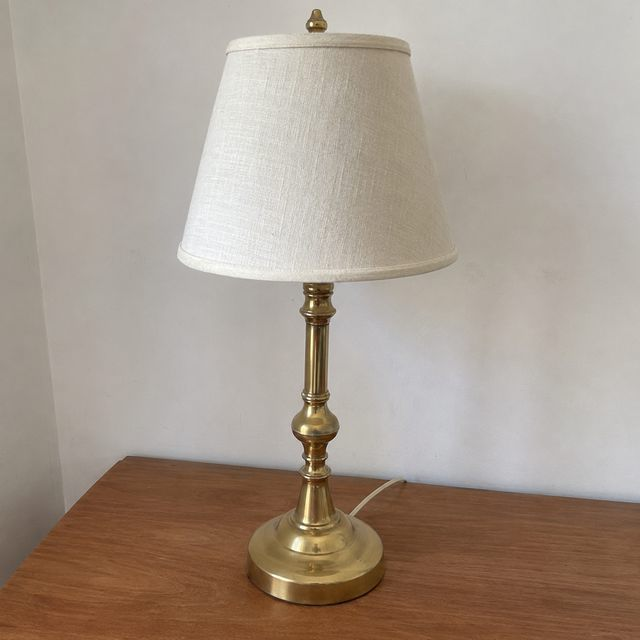
#> input picture assets/demo-items/brass-lamp.jpg, 640 x 640 px, given in place of j_src.jpg, which was not available
$ python run_real.py ../../../../assets/demo-items/brass-lamp.jpg   (older library calls are emulated)
#> lines starting #> are read from the running program, lines starting #| are printed output that depends on the picture; after the words box and inside, x2 and y2 are one past the last pixel; in counts of white or black regions, pixels touching at a corner belong together
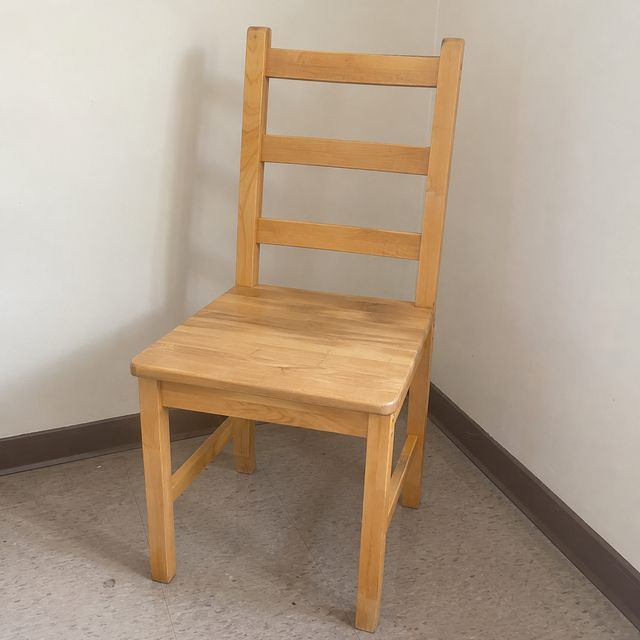
#> input picture assets/demo-items/ikea-chair.jpg, 640 x 640 px, given in place of j_studio.png, which was not available
### research/studio/ben/prototype/seeded_faults.py
"""Seeded-fault test for the gate: known-good and known-bad 'renders' made from a
real photo, so we know the right answer for each (the evaluator must reject the
faults and pass the benign relights). Run: python3 seeded_faults.py <assets dir>"""
import sys, json
import cv2
import numpy as np
from color import srgb_to_linear, linear_to_srgb, white_reference_gain, apply_gain
from gate import gate

A = sys.argv[1] if len(sys.argv) > 1 else "../../../../../assets/demo-items"
rng = np.random.default_rng(0)


def load(name):
    return cv2.cvtColor(cv2.imread(f"{A}/{name}"), cv2.COLOR_BGR2RGB)


def item_mask(img, inset=20):
#> called with inset = 20
    m = np.zeros(img.shape[:2], np.uint8)
    bg, fg = np.zeros((1, 65)), np.zeros((1, 65))
    r = (inset, inset, img.shape[1] - 2 * inset, img.shape[0] - 2 * inset)
#> r = (20, 20, 600, 600)
    cv2.grabCut(cv2.cvtColor(img, cv2.COLOR_RGB2BGR), m, r, bg, fg, 5, cv2.GC_INIT_WITH_RECT)
    m = np.where((m == 1) | (m == 3), 1, 0).astype(np.uint8)
    # fill holes: GrabCut drops bright logo patches and tags as "background"
    ff = m.copy(); h, w = m.shape
#> after `h, w = m.shape`: h = 640; w = 640
    cv2.floodFill(ff, np.zeros((h + 2, w + 2), np.uint8), (0, 0), 1)
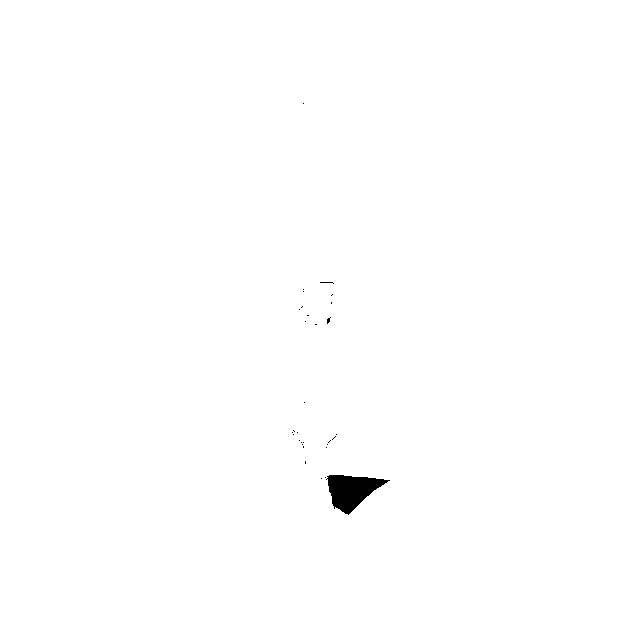
#> ff: shape (640, 640); values 0 (black) and 1 (white), 99.6% white; 31 black regions (30 under 20 px), largest, box (x1, y1, x2, y2) and area: (326, 475, 390, 515) 1393
    m = m | (1 - ff)
    return cv2.erode(m, np.ones((9, 9), np.uint8))


def relight(img, mask, gain=(1.08, 1.0, 0.86), grad=0.35, bg=(236, 236, 232)):
    """Benign: new light colour, a soft directional falloff, new background,
    slight rotation and scale. This is roughly what a faithful render does."""
    lin = srgb_to_linear(img) * np.array(gain)
    h, w = mask.shape
    ramp = np.linspace(1 + grad / 2, 1 - grad / 2, w)[None, :, None]
    lin = lin * ramp
    out = linear_to_srgb(lin)
    out[mask == 0] = bg
    M = cv2.getRotationMatrix2D((w / 2, h / 2), 3.0, 0.96)
    out = cv2.warpAffine(out, M, (w, h), borderValue=bg)
    return cv2.GaussianBlur(out, (3, 3), 0.6)


def paint_out(img, box):
    x, y, w, h = box
    m = np.zeros(img.shape[:2], np.uint8); m[y:y + h, x:x + w] = 255
    return cv2.cvtColor(cv2.inpaint(cv2.cvtColor(img, cv2.COLOR_RGB2BGR), m, 7, cv2.INPAINT_TELEA), cv2.COLOR_BGR2RGB)


def hue_shift(img, mask, deg=18):
    hsv = cv2.cvtColor(img, cv2.COLOR_RGB2HSV)
    hsv[..., 0] = np.where(mask == 1, (hsv[..., 0].astype(int) + deg // 2) % 180, hsv[..., 0])
    return cv2.cvtColor(hsv, cv2.COLOR_HSV2RGB)


CASES = {
    "carhartt-jacket.jpg": dict(
        protected={"chest_patch": (382, 254, 34, 30), "collar_label": (300, 90, 34, 30),
                   "zip_pocket": (350, 218, 96, 24)},
        faults={"logo_removed": ("chest_patch",), "label_removed": ("collar_label",)}),
    "levis-501.jpg": dict(protected={}, faults={}),
    "nike-dunks.jpg": dict(
        protected={"toe_scuff": (212, 392, 44, 40), "swoosh_right": (400, 360, 90, 50)},
        faults={"defect_removed": ("toe_scuff",), "swoosh_removed": ("swoosh_right",)}),
}

def main():
    results = []
    for name, c in CASES.items():
        src = load(name)
        mask = item_mask(src)
        variants = {
            "benign_relight": relight(src, mask),
            "benign_cool_light": relight(src, mask, gain=(0.85, 0.95, 1.12), grad=0.5),
            "color_shift": relight(hue_shift(src, mask), mask),
            "reframed": cv2.flip(relight(src, mask), 1)[:, ::1][40:600, 40:600],
        }
        for fname, regions in c["faults"].items():
            bad = src.copy()
            for r in regions:
                bad = paint_out(bad, c["protected"][r])
            variants[fname] = relight(bad, mask)
        for vname, r in variants.items():
            r = cv2.resize(r, (src.shape[1], src.shape[0]))
            cast = (0.85, 0.95, 1.12) if vname == "benign_cool_light" else (1.08, 1.0, 0.86)
            out = gate(src, r, mask, c["protected"], preset_cast=cast)
            expect = "pass" if vname.startswith("benign") else "reject"
            if vname == "color_shift":
                # a hue shift on a grey item is invisible; expect a reject only when
                # the seeded change is itself visible (truth dE over the threshold)
                from lab import rgb2lab, deltaE_ciede2000
                mm = mask.astype(bool)
                truth = float(np.median(deltaE_ciede2000(rgb2lab(src[mm][None]), rgb2lab(hue_shift(src, mask)[mm][None]))))
                expect = "reject" if truth > 4.5 else "pass"
                vname = f"color_shift(truth_dE={truth:.1f})"
            got = "pass" if out["verdict"] == "pass" else "reject"
            row = {"item": name, "variant": vname, "expect": expect, "got": got,
                   "verdict": out["verdict"],
                   **{k: round(v[0], 3) for k, v in out.items() if isinstance(v, tuple)}}
            results.append(row)
            cv2.imwrite(f"out/{name[:-4]}__{vname}.jpg", cv2.cvtColor(r, cv2.COLOR_RGB2BGR))

    # white-card correction check: add a known cast, put a card in frame, recover it
    src = load("carhartt-jacket.jpg")
    card = np.zeros(src.shape[:2], np.uint8); card[560:620, 20:110] = 1
    truth = src.copy(); truth[card == 1] = (200, 200, 200)
    cast = apply_gain(truth, np.array([1.25, 1.0, 0.7]))
    fixed = apply_gain(cast, white_reference_gain(cast, card, target_lum=float(srgb_to_linear(np.uint8([[200]]))[0, 0])))
    from lab import rgb2lab, deltaE_ciede2000
    m = card == 0
    de_cast = float(np.median(deltaE_ciede2000(rgb2lab(truth[m][None]), rgb2lab(cast[m][None]))))
    de_fix = float(np.median(deltaE_ciede2000(rgb2lab(truth[m][None]), rgb2lab(fixed[m][None]))))
    results.append({"item": "carhartt-jacket.jpg", "variant": "white_card_correction",
                    "median_dE_with_cast": round(de_cast, 2), "median_dE_after_card": round(de_fix, 2)})

    print(json.dumps(results, indent=1))
    ok = all(r.get("expect") == r.get("got") for r in results if "expect" in r)
    print("ALL AS EXPECTED" if ok else "MISMATCHES ABOVE")


# [2 lines that do not run on import are left out]

### research/studio/ben/prototype/gate.py
"""Fidelity gate prototype: does a render still show the same item?

The render is required to keep the original framing (relight in place), so the
item is aligned with a feature-matched homography. Then four deterministic
checks run; each returns a number and a pass/fail against a threshold.

  chroma   item color, after removing the render's global light change
  struct   item structure (seams, print, stains), lighting-invariant
  regions  every protected box (logo, tag, each confirmed defect) on its own
  align    whether the render kept the framing at all

A VLM judge (Decisions API predicates) runs beside this; see the plan.
"""
import cv2
import numpy as np
from lab import rgb2lab, deltaE_ciede2000
from color import srgb_to_linear, linear_to_srgb

THRESH = dict(
    align_inliers=0.60,     # share of matches that agree with one homography (0.35 let a mirrored pair of shoes through)
    chroma_de=4.5,          # median CIEDE2000 inside the item after light normalisation;
                            # benign relights scored 1.5-3.1, an 18 degree hue shift on denim 5.7 (3 items only)
    struct_floor=0.55,      # worst 5% of item tiles: gradient-orientation agreement
    region_floor=0.60,      # each protected box: same measure
    shape_skew=0.02,        # the render may turn and scale the item evenly, never stretch it. Alignment alone let a 4% stretch
                            # through. On Ben's 19 photos (scripts/bench/gate.py) a 4% stretch read 0.032 or more, and 36 of
                            # 38 honest relights 0.014 or less; set on those same photos, so not yet a held-out result
    background_floor=0.75,  # touch-up only: median tile agreement outside the item;
                            # 4 touch-ups on Seedream 5.0 Pro scored 0.89-0.94 (a proposal, not calibrated on scene swaps)
)


def _gray(u8):
    return cv2.cvtColor(u8, cv2.COLOR_RGB2GRAY)
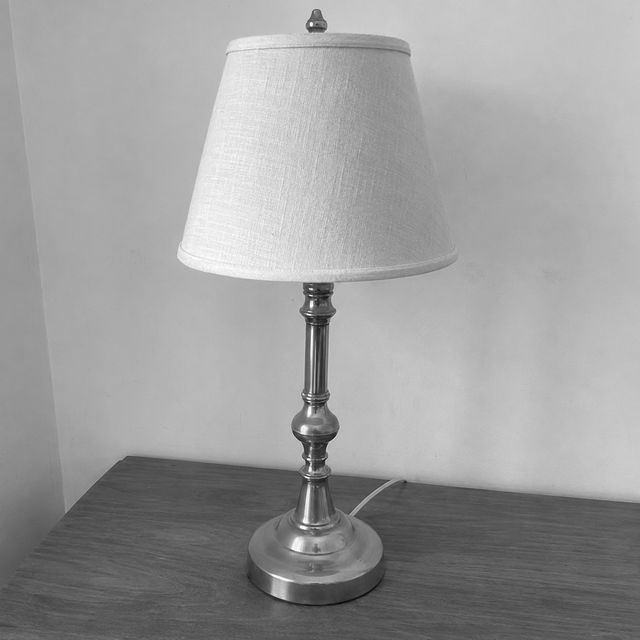
#> returned value: shape (640, 640); min 10, max 255, mean 156.2


def align(src, dst, mask):
    """Homography taking src pixels onto dst. Returns H and inlier share."""
    sift = cv2.SIFT_create(4000)
    k1, d1 = sift.detectAndCompute(_gray(src), mask.astype(np.uint8) * 255)
#> k1 = 143 keypoints; strongest (x, y, size): (311, 289, 1.9), (304, 430, 6), (297, 544, 9.7), (305, 520, 4.3)
    k2, d2 = sift.detectAndCompute(_gray(dst), None)
#> in _gray (call 2), `return cv2.cvtColor(u8, cv2.COLOR_RGB2GRAY)`:
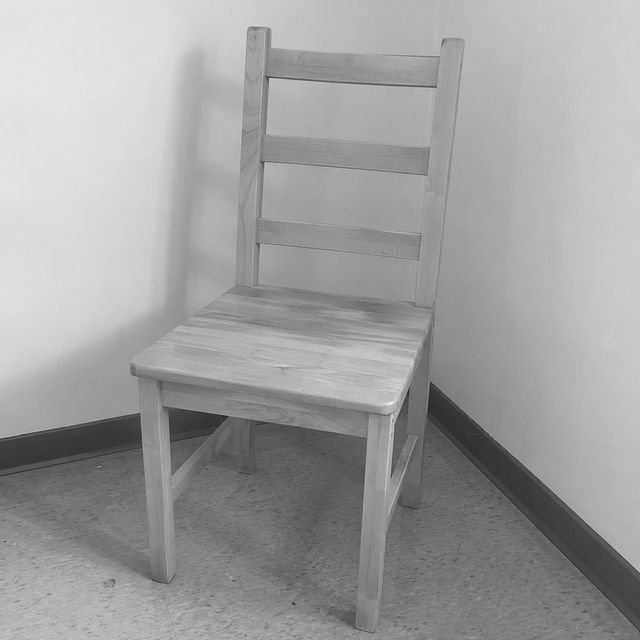
#> returned value: shape (640, 640); min 28, max 245, mean 159.6
#> k2 = 100 keypoints; strongest (x, y, size): (270, 79, 1.8), (114, 438, 34.2), (444, 422, 49.5), (267, 77, 3.1)
    if d1 is None or d2 is None or len(k1) < 12 or len(k2) < 12:
        return None, 0.0
    m = cv2.BFMatcher().knnMatch(d1, d2, k=2)
#> m = 143 matches
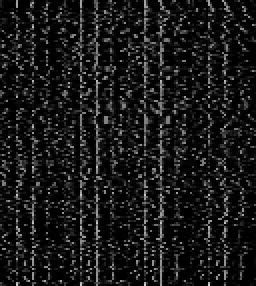
#> d1: shape (143, 128) float32 (shown 2 times larger); min 0, max 207, mean 24.1
    good = [a for a, b in (p for p in m if len(p) == 2) if a.distance < 0.75 * b.distance]
#> good = 1 matches
    if len(good) < 12:
        return None, 0.0
    p1 = np.float32([k1[g.queryIdx].pt for g in good])
    p2 = np.float32([k2[g.trainIdx].pt for g in good])
    H, inl = cv2.findHomography(p1, p2, cv2.RANSAC, 4.0)
    return H, float(inl.sum()) / len(good) if H is not None else 0.0


def warp(img, H, shape):
    return cv2.warpPerspective(img, H, (shape[1], shape[0]), flags=cv2.INTER_LINEAR)


def normalise_light(src, dst, mask, preset_cast=(1.0, 1.0, 1.0)):
    """Undo the light the preset declared, plus one brightness scalar.

    A free per-channel gain would also undo a real colour change on a one-colour
    item (brown jacket turned olive is indistinguishable from olive light), so
    only the preset's known cast is removed. Studio declares neutral light.
    """
    m = mask.astype(bool)
    ls = srgb_to_linear(src)
    ld = srgb_to_linear(dst) / np.array(preset_cast)
    lum = np.array([0.2126, 0.7152, 0.0722])
    s = np.median(ls[m] @ lum) / max(np.median(ld[m] @ lum), 1e-4)
    return linear_to_srgb(ld * s)


def chroma_delta(src, dst, mask):
    m = mask.astype(bool)
    de = deltaE_ciede2000(rgb2lab(src[m][None]), rgb2lab(dst[m][None]))
    return float(np.median(de))


def _orient(u8):
    g = cv2.GaussianBlur(_gray(u8).astype(np.float32), (0, 0), 1.2)
    gx, gy = cv2.Sobel(g, cv2.CV_32F, 1, 0), cv2.Sobel(g, cv2.CV_32F, 0, 1)
    return gx, gy


def tile_structure(src, dst, mask, tile=32):
    """Per-tile agreement of gradient fields (normalised cross-correlation of gx, gy).

    Gradient direction survives a change of light much better than raw
    intensity, but vanishes when a logo, seam or stain is painted out.
    Tiles with almost no texture in the source are skipped (they carry no evidence).
    """
    sx, sy = _orient(src)
    dx, dy = _orient(dst)
    h, w = mask.shape
    scores = []
    for y in range(0, h - tile + 1, tile // 2):
        for x in range(0, w - tile + 1, tile // 2):
            if mask[y:y + tile, x:x + tile].mean() < 0.9:
                continue
            a = np.stack([sx[y:y + tile, x:x + tile], sy[y:y + tile, x:x + tile]]).ravel()
            b = np.stack([dx[y:y + tile, x:x + tile], dy[y:y + tile, x:x + tile]]).ravel()
            if np.linalg.norm(a) < 1e-3 * a.size * 4:
                continue
            scores.append(((y, x), float(a @ b / (np.linalg.norm(a) * np.linalg.norm(b) + 1e-6))))
    return scores


def region_score(src, dst, box):
    x, y, w, h = box
    s = tile_structure(src[y:y + h, x:x + w], dst[y:y + h, x:x + w],
                       np.ones((h, w), np.uint8), tile=min(16, w, h))
    return float(np.median([v for _, v in s])) if s else 0.0


def gate(src, render, mask, protected, preset_cast=(1.0, 1.0, 1.0), keep_background=False):
    """src: color-corrected original (RGB u8). render: generated image (RGB u8),
    resized to src. mask: item mask on src. protected: {name: (x,y,w,h)} on src."""
    out = {}
    H, inl = align(src, render, mask)
#> inl = 0
    out["align"] = (inl, inl >= THRESH["align_inliers"])
    if H is None or inl < THRESH["align_inliers"]:
        out["verdict"] = "reject: framing changed, cannot verify"
        return out
    # alignment would undo a stretch, so the stretch is read off the alignment itself: an even scale has equal singular values
    sv = np.linalg.svd(H[:2, :2] / H[2, 2], compute_uv=False)
    skew = float(sv[0] / sv[1] - 1)
    out["shape"] = (skew, skew <= THRESH["shape_skew"])
    # bring render into the source frame
    back = warp(render, np.linalg.inv(H), src.shape)
    valid = warp(np.ones(render.shape[:2], np.uint8), np.linalg.inv(H), src.shape)
    m = (mask.astype(bool) & valid.astype(bool)).astype(np.uint8)
    norm = normalise_light(src, back, m, preset_cast)
    de = chroma_delta(src, norm, m)
    out["chroma"] = (de, de <= THRESH["chroma_de"])
    tiles = tile_structure(src, back, m)
    worst = float(np.percentile([v for _, v in tiles], 5)) if tiles else 0.0
    out["struct"] = (worst, worst >= THRESH["struct_floor"])
    for name, box in protected.items():
        r = region_score(src, back, box)
        out[f"region:{name}"] = (r, r >= THRESH["region_floor"])
    if keep_background:  # touch-up rule: the floor or wall the person shot on must still be there
        bg = ((~mask.astype(bool)) & valid.astype(bool)).astype(np.uint8)
        bt = tile_structure(src, back, bg)
        b = float(np.median([v for _, v in bt])) if bt else 0.0
        out["background"] = (b, b >= THRESH["background_floor"])
    fails = [k for k, v in out.items() if isinstance(v, tuple) and not v[1]]
    out["verdict"] = "pass" if not fails else "reject: " + ", ".join(fails)
    out["_worst_tiles"] = sorted(tiles, key=lambda t: t[1])[:5]
    return out

### research/studio/ben/prototype/run_real.py
"""Run the gate on real Seedream renders against their source photos.
Usage: python3 run_real.py <dir with j_src.jpg, d_src.jpg and renders>"""
import sys, json
import cv2, numpy as np
from gate import gate
from seeded_faults import item_mask, CASES  # reuses the same masks and protected boxes

D = sys.argv[1]
JOBS = [  # (source, render, preset light cast declared by the preset)
    ("carhartt-jacket.jpg", "j_src.jpg", "j_studio.png", (1, 1, 1)),
    ("carhartt-jacket.jpg", "j_src.jpg", "j_inpaint.png", (1, 1, 1)),
    ("carhartt-jacket.jpg", "j_src.jpg", "j_garage.png", (0.95, 1.0, 1.05)),
    ("carhartt-jacket.jpg", "j_src.jpg", "j_hanger.png", (1, 1, 1)),
    ("nike-dunks.jpg", "d_src.jpg", "d_studio.png", (1, 1, 1)),
    ("nike-dunks.jpg", "d_src.jpg", "d_home.png", (1.10, 1.0, 0.85)),
]
for key, s, r, cast in JOBS:
    src = cv2.cvtColor(cv2.imread(f"{D}/{s}"), cv2.COLOR_BGR2RGB)
    ren = cv2.cvtColor(cv2.imread(f"{D}/{r}"), cv2.COLOR_BGR2RGB)
    ren = cv2.resize(ren, (src.shape[1], src.shape[0]), interpolation=cv2.INTER_AREA)
    out = gate(src, ren, item_mask(src), CASES[key]["protected"], preset_cast=cast)
#> out = {'align': (0, False), 'verdict': 'reject: framing changed, cannot verify'}
    print(r, json.dumps({k: (round(v[0], 3) if isinstance(v, tuple) else v)
                         for k, v in out.items() if not k.startswith("_")}))
#| j_studio.png {"align": 0.0, "verdict": "reject: framing changed, cannot verify"}
#> (the run stopped early here; a loop or call above may not have finished)
